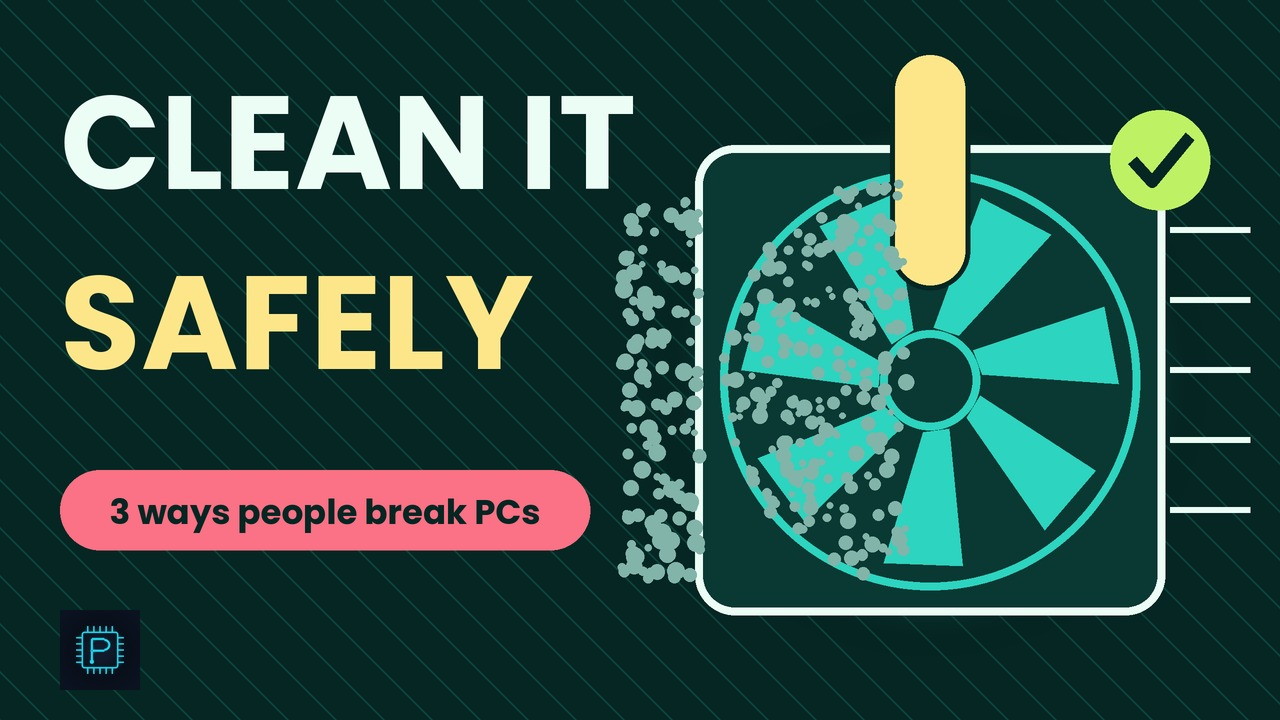

This chart was generated by the following Python code:
"""Thumbnail for video 12: a dusty fan held still while an air can blasts the dust away, mint palette."""
import math, os, random
HERE = os.path.dirname(os.path.abspath(__file__))
ROOT = os.path.abspath(os.path.join(HERE, "../.."))
from PIL import Image, ImageDraw, ImageFilter, ImageFont

W, H, K = 1280, 720, 2
BG = (5, 38, 35); PANEL = (10, 56, 51); GRIDC = (14, 66, 60); TEAL = (45, 212, 191); AMBER = (253, 230, 138)
WHITE = (236, 253, 245); MUTED = (130, 180, 170); PINK = (251, 113, 133); LIME = (190, 242, 100)
GF = "/usr/share/fonts/truetype/google-fonts/"
w, h = W * K, H * K
img = Image.new("RGBA", (w, h), BG + (255,))
d = ImageDraw.Draw(img)
for k in range(-H, W, 48):
    d.line([(k * K, 0), ((k + H) * K, h)], fill=GRIDC, width=2 * K)


def S(*v):
    return [p * K for p in v]


def pop(size):
    return ImageFont.truetype(GF + "Poppins-Bold.ttf", size * K)


cx, cy, r = 930, 380, 210
gl = Image.new("RGBA", (w, h), (0, 0, 0, 0))
ImageDraw.Draw(gl).ellipse(S(cx - r - 20, cy - r - 20, cx + r + 20, cy + r + 20), outline=TEAL + (160,), width=34 * K)
img.alpha_composite(gl.filter(ImageFilter.GaussianBlur(24 * K)))
d = ImageDraw.Draw(img)
d.rounded_rectangle(S(cx - r * 1.12, cy - r * 1.12, cx + r * 1.12, cy + r * 1.12), radius=40 * K, fill=PANEL, outline=WHITE, width=8 * K)
d.ellipse(S(cx - r, cy - r, cx + r, cy + r), outline=TEAL, width=8 * K)
for k in range(7):
    th = 0.3 + k * 2 * math.pi / 7
    pts = [(cx + r * 0.25 * math.cos(th), cy + r * 0.25 * math.sin(th)),
           (cx + r * 0.9 * math.cos(th + 0.2), cy + r * 0.9 * math.sin(th + 0.2)),
           (cx + r * 0.9 * math.cos(th + 0.62), cy + r * 0.9 * math.sin(th + 0.62)),
           (cx + r * 0.25 * math.cos(th + 0.5), cy + r * 0.25 * math.sin(th + 0.5))]
    d.polygon([(p[0] * K, p[1] * K) for p in pts], fill=TEAL + (150,))
d.ellipse(S(cx - 50, cy - 50, cx + 50, cy + 50), fill=PANEL, outline=TEAL, width=8 * K)
# finger holding the fan still
d.rounded_rectangle(S(cx - 40, cy - 330, cx + 40, cy - 90), radius=40 * K, fill=AMBER, outline=BG, width=5 * K)
# dust: left side dusty, blown out to the left
rnd = random.Random(3)
for _ in range(260):
    px = rnd.uniform(cx - r, cx - 20); py = rnd.uniform(cy - r, cy + r)
    if (px - cx) ** 2 + (py - cy) ** 2 > r * r:
        continue
    s = rnd.uniform(3, 8)
    d.ellipse(S(px - s, py - s, px + s, py + s), fill=MUTED + (220,))
for _ in range(120):
    px = rnd.uniform(620, 700); py = rnd.uniform(200, 580); s = rnd.uniform(3, 9)
    d.ellipse(S(px - s, py - s, px + s, py + s), fill=MUTED + (200,))
# air blast lines from the right
for k in range(5):
    y = 230 + k * 70
    d.line(S(1250, y, 1170, y), fill=WHITE, width=6 * K)
# check badge
d.ellipse(S(1110, 110, 1210, 210), fill=LIME)
d.line(S(1132, 160, 1152, 182, 1190, 136), fill=BG, width=12 * K, joint="curve")

d.text((60 * K, 50 * K), "CLEAN IT", font=pop(132), fill=WHITE)
d.text((60 * K, 230 * K), "SAFELY", font=pop(132), fill=AMBER)
d.rounded_rectangle(S(60, 470, 590, 550), radius=40 * K, fill=PINK)
d.text((325 * K, 512 * K), "3 ways people break PCs", font=pop(34), fill=BG, anchor="mm")
logo = Image.open(os.path.join(ROOT, "brand/plainly-silicon-logo.png")).convert("RGBA").resize((80 * K, 80 * K))
img.alpha_composite(logo, (60 * K, 610 * K))
img.convert("RGB").resize((W, H), Image.LANCZOS).save(os.path.join(HERE, "thumbnail.jpg"), quality=92)
print("ok")
